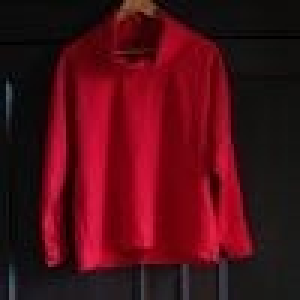
%> input picture Motion Vector Computation and CBIR/lab4-fahim/hoodie.png, 100 x 100 px (shown 3 times larger)
$ octave lab4part2.m   (GNU Octave 9; MATLAB toolbox functions it lacks are replaced by stand-ins)
%> lines starting %> are read from the running program, lines starting %| are printed output that depends on the picture
%% ELE725 Question 2
clear
clc
close all

database =["hoodie.png", "trees.png", "candle.png", "blocks.png", ...
            "lake.png", "onetree.png", "rose.png", "scarf.png", ...
            "smoke.png", "sunset.png", "greenbulb.png", "pepe.png"];

hist_db = {}

for i = 1:length(database)
    img1 = rgb2hsv(imread(char(database(i))))
%> img1: size 100x100x3 double; mean H, S, V 0.685, 0.608, 0.309
    H_img1 = img1(:,:,1), S_img1 = img1(:,:,2), V_img1 = img1(:,:,3);
%> after `H_img1 = img1(:,:,1)`:
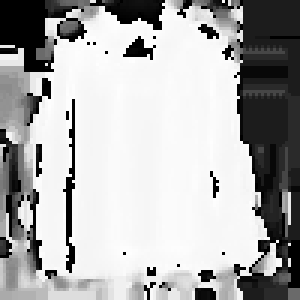
%> H_img1: size 100x100 double (shown 3 times larger); min 0, max 0.998, mean 0.685
%> after `S_img1 = img1(:,:,2)`:
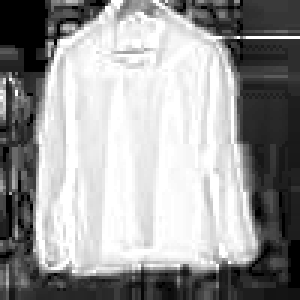
%> S_img1: size 100x100 double (shown 3 times larger); min 0, max 1, mean 0.608
%> after `V_img1 = img1(:,:,3)`:
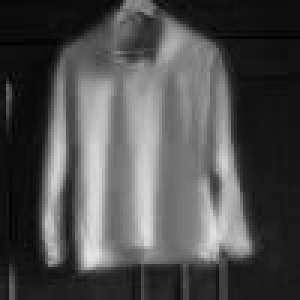
%> V_img1: size 100x100 double (shown 3 times larger); min 0.00392, max 0.894, mean 0.309
    hist_img1H = hist(H_img1(:),30), hist_img1S = hist(S_img1(:),15), hist_img1V = hist(V_img1(:),15);
%> after `hist_img1H = hist(H_img1(:),30)`: hist_img1H = 30 values, max 5135 at index 30, min 2 at index 10, mean 333.3
%> after `hist_img1S = hist(S_img1(:),15)`: hist_img1S = [522 813 1317 639 356 278 216 117 113 99 123 219 600 1439 3149]
%> after `hist_img1V = hist(V_img1(:),15)`: hist_img1V = [1628 2349 737 324 309 352 390 1060 798 496 418 451 336 258 94]
    all3 = [hist_img1H, hist_img1S, hist_img1V]
%> all3 = 60 values, max 5135 at index 30, min 2 at index 10, mean 500
    hist_db{i,1} = all3, hist_db{i,2} = char(database(i))
end
%> pass 2 of the loop `for i = 1:length(database)`:
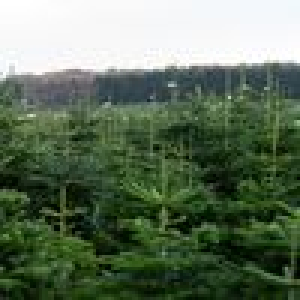
%> input picture Motion Vector Computation and CBIR/lab4-fahim/trees.png, 100 x 100 px (shown 3 times larger)
%> img1: size 100x100x3 double; mean H, S, V 0.318, 0.388, 0.45
%> `S_img1 = img1(:,:,2)`:
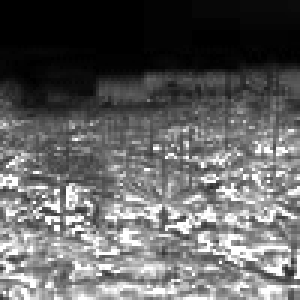
%> S_img1: size 100x100 double (shown 3 times larger); min 0, max 1, mean 0.388
%> `V_img1 = img1(:,:,3)`:
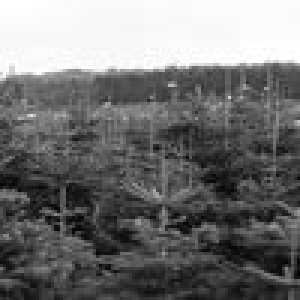
%> V_img1: size 100x100 double (shown 3 times larger); min 0.0196, max 1, mean 0.45
%> hist_img1H = 30 values, max 3125 at index 9, min 4 at index 24, mean 333.3
%> hist_img1S = [2523 209 325 409 762 932 936 863 682 551 464 316 265 164 599]
%> hist_img1V = [286 795 1157 1331 1582 1265 765 354 111 44 17 21 24 39 2209]
%> all3 = 60 values, max 3125 at index 9, min 4 at index 24, mean 500
%> pass 3 of the loop `for i = 1:length(database)`:
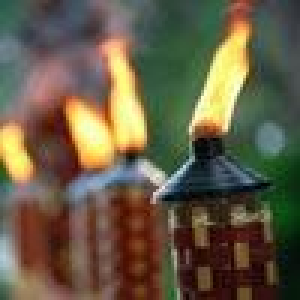
%> input picture Motion Vector Computation and CBIR/lab4-fahim/candle.png, 100 x 100 px (shown 3 times larger)
%> img1: size 100x100x3 double; mean H, S, V 0.279, 0.437, 0.441
%> `S_img1 = img1(:,:,2)`:
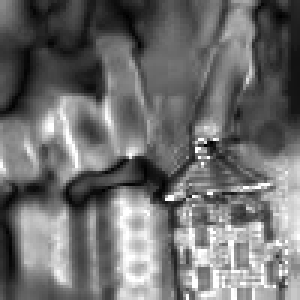
%> S_img1: size 100x100 double (shown 3 times larger); min 0, max 1, mean 0.437
%> `V_img1 = img1(:,:,3)`:
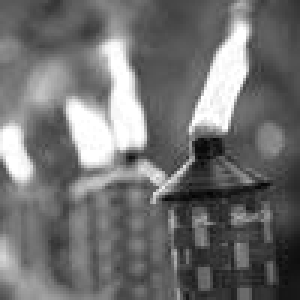
%> V_img1: size 100x100 double (shown 3 times larger); min 0.0157, max 1, mean 0.441
%> hist_img1H = 30 values, max 1865 at index 2, min 16 at index 25, mean 333.3
%> hist_img1S = [199 680 793 981 1064 1100 1158 876 666 612 564 467 362 219 259]
%> hist_img1V = [112 281 594 730 1953 1998 1417 777 456 306 189 141 116 136 794]
%> all3 = 60 values, max 1998 at index 51, min 16 at index 25, mean 500
%> (the run ends here)
